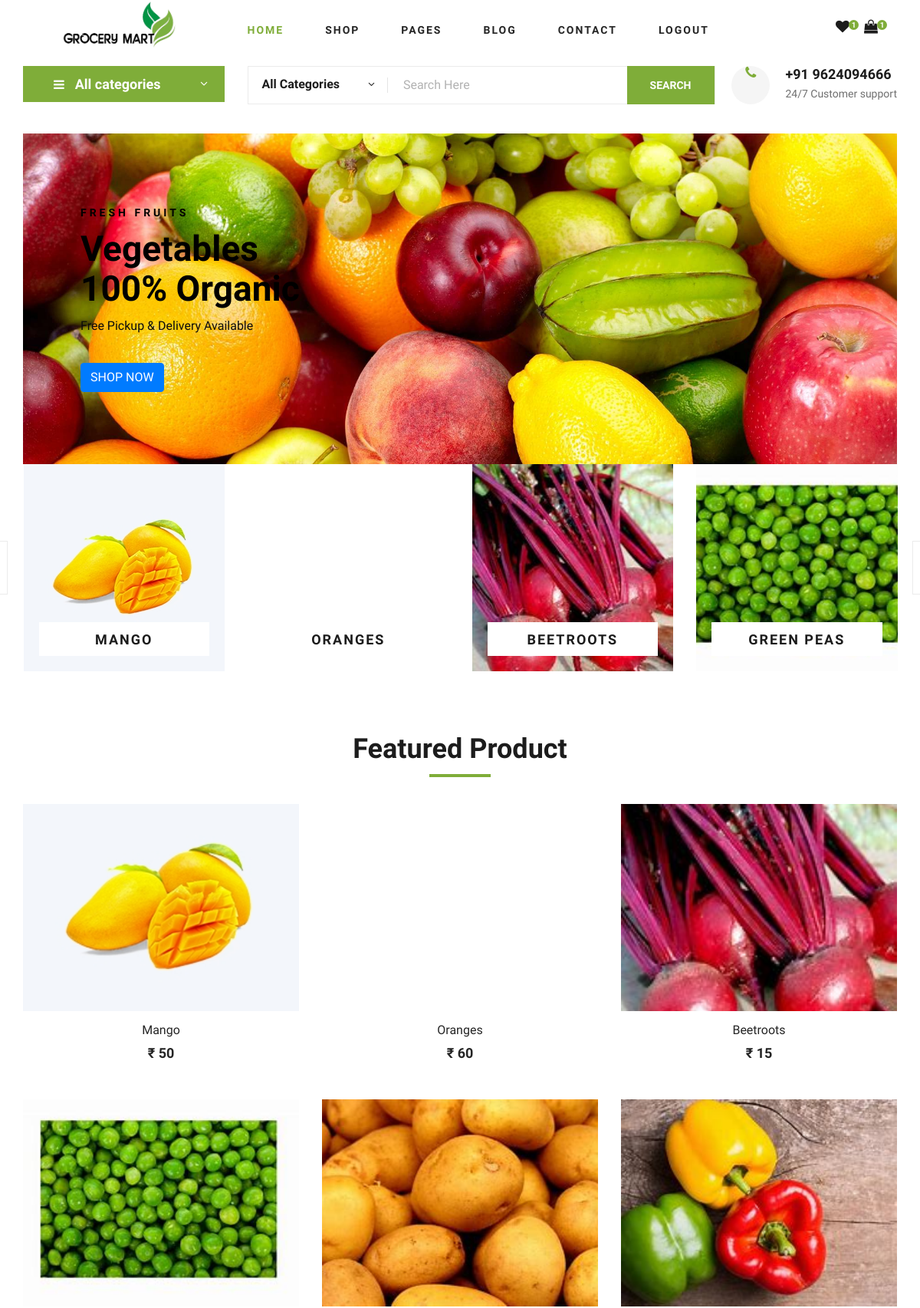
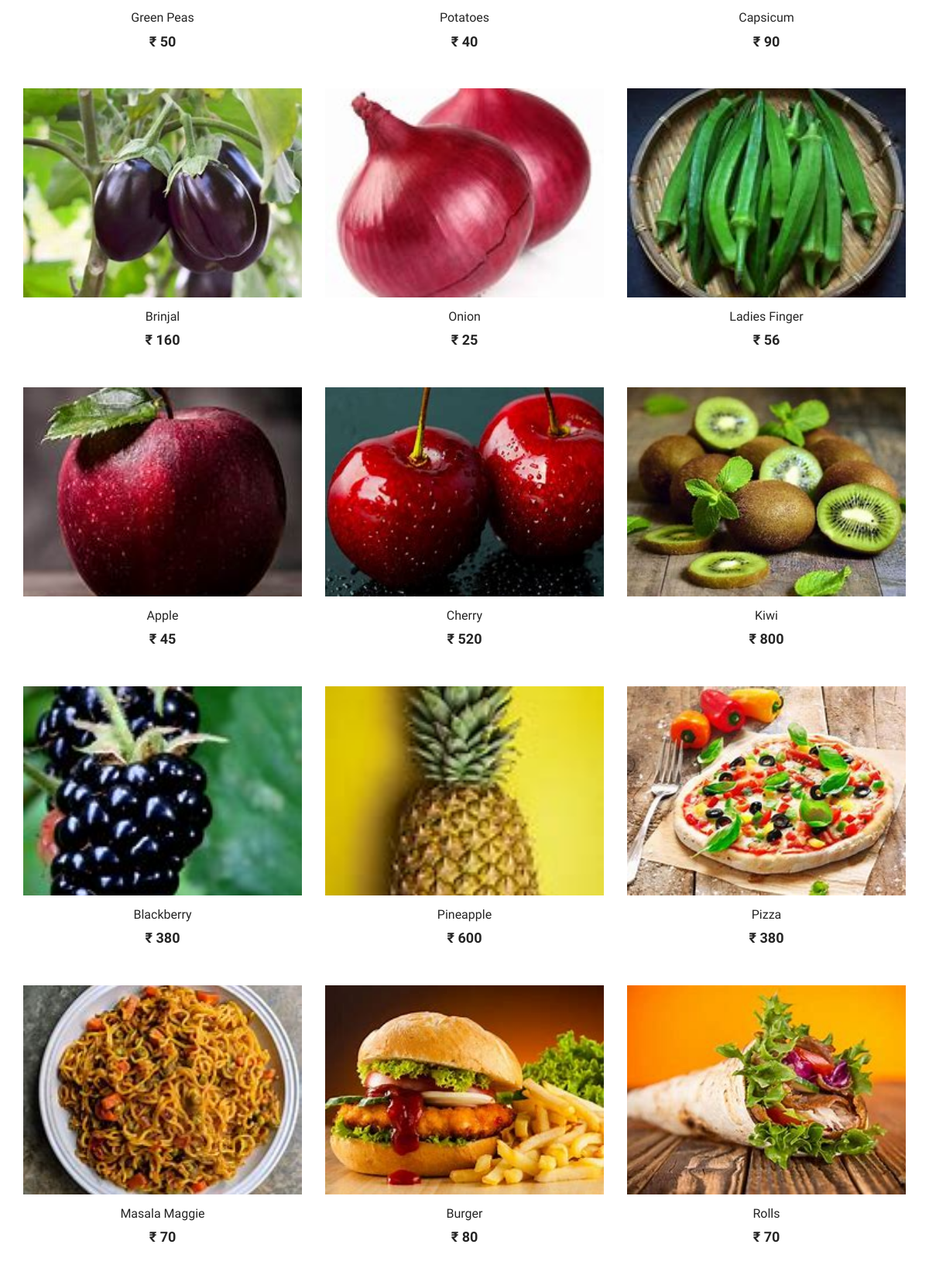
The app's page / (signed in, upper part) with its own data (2 pictures, top to bottom).
### myapp/models.py (models this page shows, shortened)
class Add_product(models.Model):
    main_id = models.ForeignKey(maincatagory,on_delete=models.CASCADE)
    user_id = models.ForeignKey(User, on_delete=models.CASCADE)
    pic = models.ImageField(upload_to = "img")
    name = models.CharField(max_length=30)
    quantuty = models.IntegerField(default=1)
    price = models.IntegerField()

### myapp/views.py (the view)
# urls.py: path('', views.index, name='index'),
def index(request):
     if "email" in request.session:
        uid = User.objects.get(email=request.session['email'])
        lid = Add_to_cart.objects.filter(user_id=uid).count()
        mid=maincatagory.objects.all()
        pid = Add_product.objects.all()
        context ={
            'uid' : uid,
            'pid' : pid,
            'mid' : mid,
            'lid' : lid
        }
        return render(request, "myapp/index.html",context)
     else:
        return render(request, "myapp/login.html")

### myapp/templates/myapp/index.html (shortened to what this page needs)
{% load static %}
<html lang="zxx">
<head>
    <link rel="stylesheet" href="{% static 'css/bootstrap.min.css' %}" type="text/css">
    <link rel="stylesheet" href="{% static 'css/font-awesome.min.css' %}" type="text/css">
    <link rel="stylesheet" href="{% static 'css/elegant-icons.css' %}" type="text/css">
    <link rel="stylesheet" href="{% static 'css/nice-select.css' %}" type="text/css">
    <link rel="stylesheet" href="{% static 'css/jquery-ui.min.css' %}" type="text/css">
    <link rel="stylesheet" href="{% static 'css/owl.carousel.min.css' %}" type="text/css">
    <link rel="stylesheet" href="{% static 'css/slicknav.min.css' %}" type="text/css">
    <link rel="stylesheet" href="{% static 'css/style.css' %}" type="text/css">
</head>
<body>
    <header class="header">
        <div class="container">
            <div class="row">
                <div class="col-lg-3">
                    <div class="header__logo" style="width: 200px; padding-left: 50px; padding-top:0px">
                        <a href="{% url 'index' %}"><img src="{% static 'img/MartLogo.png' %}" alt=""></a>
                    </div>
                </div>
                <div class="col-lg-7">
                    <nav class="header__menu">
                        <ul>
                            <li class="active"><a href="{% url 'index' %}">Home</a></li>
                            <li><a href="{% url 'single_product' %}">Shop</a></li>
                            <li><a href="#">Pages</a>
                            </li>
                            <li><a href="{% url 'blog' %}">Blog</a></li>
                            <li><a href="{% url 'contact' %}">Contact</a></li>
                            <li><a href="{% url 'logout' %}">Logout</a></li>
                        </ul>
                    </nav>
                </div>
                <div class="col-lg-2 ">
                    <div class="header__cart">
                        <ul class="">
                            <li><a href="#"><i class="fa fa-heart"></i> <span>1</span></a></li>
                            <li><a href="/shoping_cart/"><i class="fa fa-shopping-bag"></i> <span>{{lid}}</span></a></li>
                        </ul>
                    </div>
                </div>
            </div>
        </div>
    </header>
    {% block content %}
        <div class="container">
            <section class="hero hero-normal">
                <div class="row">
                    <div class="col-lg-3">
                        <div class="hero__categories">
                            <div class="hero__categories__all">
                                <i class="fa fa-bars"></i>
                                <span>All categories</span>
                            </div>
                        </div>
                    </div>
                    <div class="col-lg-9">
                        <div class="hero__search">
                            <div class="hero__search__form">
                                <form class="d-flex justify-content-between search-inner" action="/searchview" method="get">
                                    <div class="hero__search__categories">
                                        All Categories
                                        <span class="arrow_carrot-down"></span>
                                    </div>
                                        <input type="text" class="form-control" id="search_input" placeholder="Search Here" name="srch">
                                    <button type="submit" class="site-btn">SEARCH</button>
                                </form>
                            </div>
                            <div class="hero__search__phone">
                                <div class="hero__search__phone__icon">
                                    <i class="fa fa-phone"></i>
                                </div>
                                <div class="hero__search__phone__text">
                                    <h5>+91 9624094666</h5>
                                    <span>24/7 Customer support</span>
                                </div>
                            </div>
                        </div>
                    </div>
                </div>
        </section>
        </div>
        <div class="container">
            <div class="row mt-2">
                <div class="col-12">
                    <div class="hero__item set-bg" data-setbg="{% static 'img/hero/ab_2.jpg' %}">
                        <div class="hero__text">
                            <span style="color: black;">Fresh Fruits </span>
                            <h2 style="color: black">Vegetables <br />100% Organic</h2>
                            <p style="color: rgb(12, 12, 12);">Free Pickup & Delivery Available</p>
                            <a href="{% url 'single_product' %}" class="btn btn-primary" >SHOP NOW </a>
                        </div>
                    </div>
                </div>
            </div>
        </div>
    <section class="categories">
        <div class="container">
            <div class="row">
                <div class="categories__slider owl-carousel">
                    {% for i in pid %}
                    <div class="col-lg-3">
                        <div class="categories__item set-bg" data-setbg="{{i.pic.url}}">
                            <h5><a href="{% url 'shop_details' i.id %}">{{i.name}}</a></h5>
                        </div>
                    </div>
                    {% endfor %}
                </div>
            </div>
        </div>
    </section>
    <section class="featured spad">
        <div class="container">
            <div class="row">
                <div class="col-lg-12">
                    <div class="section-title">
                        <h2>Featured Product</h2>
                    </div>
                </div>
            </div>
            <div class="row featured__filter">
                {% for i in pid %}
                <div class="col-md-4 col-sm-4 mix oranges fresh-meat">
                    <div class="featured__item">
                        <div class="featured__item__pic set-bg" data-setbg="{{i.pic.url}}">
                        </div>
                        <div class="featured__item__text">
                            <h6><a href="#">{{i.name}}</a></h6>
                            <h5>₹ {{i.price}}</h5>
                        </div>
                    </div>
                </div>
                {% endfor %}
            </div>
    </section>
    {% endblock %}
</body>
</html>

### records on screen
Add_product: shows a picture, name "MANGO", name "Mango", price "50"
Add_product: name "ORANGES", name "Oranges", price "60"
Add_product: shows a picture, name "BEETROOTS", name "Beetroots", price "15"
Add_product: shows a picture, name "GREEN PEAS", name "Green Peas", price "50"
Add_product: shows a picture, name "Potatoes", price "40"
Add_product: shows a picture, name "Capsicum", price "90"
Add_product: shows a picture, name "Brinjal", price "160"
Add_product: shows a picture, name "Onion", price "25"
Add_product: shows a picture, name "Ladies Finger", price "56"
Add_product: shows a picture, name "Apple", price "45"
Add_product: shows a picture, name "Cherry", price "520"
Add_product: shows a picture, name "Kiwi", price "800"
Add_product: shows a picture, name "Blackberry", price "380"
Add_product: shows a picture, name "Pineapple", price "600"
Add_product: shows a picture, name "Pizza", price "380"
Add_product: shows a picture, name "Masala Maggie", price "70"
Add_product: shows a picture, name "Burger", price "80"
Add_product: shows a picture, name "Rolls", price "70"

### other values on screen
{{ lid }} "1"
